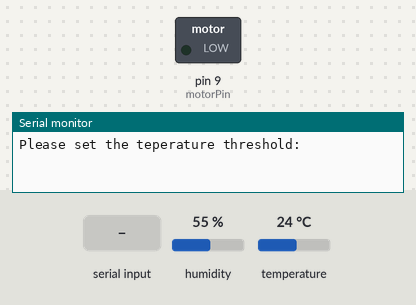
Bench run of a sketch on a simulated Arduino Uno, built with avr-gcc and run on an emulated ATmega328P. Shown: switched loads named in the sketch (green lamp = pin HIGH), the last lines printed to the serial monitor. Inputs (shaded band) come from the test bench; at power-on: humidity 55 %, temperature 24 °C.

Above: at 0.9 s.
1.0 s: "90,45\n" received over Serial
At 4.1 s:
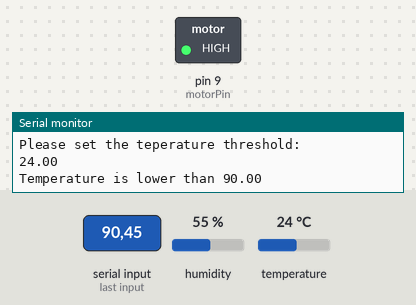
Timing chart, 0 to 5.6 s (numbered marks = the images above; inputs shaded):
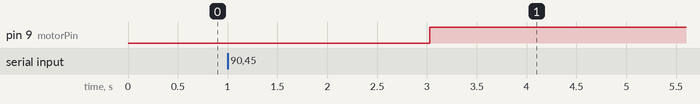

Measured:
- after the input at 1.0 s, pin 9 (motorPin): LOW → HIGH after 2.0 s

The sketch:

DigitalTemperature.ino
```cpp
//Include the DHT library file: Tools -> Manage Libraries (or) Sketch -> Include Library -> Add .zip / Manage libraries
#include <DHT.h>
#include <arduino.h>
#define DHTPIN 2
#define DHTTYPE DHT11
int motorPin = 9;

//First check the ambient temperature
//Then set temperature threshold variable accordingly to test for functionality of your circuit
// (For this lab, the user sets the temperature threshold value via the Serial Monitor)
// Fan is ON when Temperature is below temp_threshold
// Fan is OFF when Temperature is above temp_threshold

float temp_threshold = 25.00;

DHT dht(DHTPIN, DHTTYPE);

void setup() {
  Serial.begin(9600);
  dht.begin();
  pinMode(DHTPIN, INPUT);
  pinMode(motorPin, OUTPUT);

  Serial.println("Please set the teperature threshold: ");
  while (Serial.available() == 0){
  }
  temp_threshold = Serial.parseFloat();
  //Serial.setTimeout(20000);
}

void loop() {
  //delay is recommended between sensor reads
  delay(2000);
  float temp = dht.readTemperature();
  //Check Serial Monitor console to observe temperature values
  Serial.println(temp);

  //delay is recommended between sensor reads
  if (isnan(temp)) {
    Serial.println("Failed to read from DHT sensor!");
    digitalWrite(motorPin, LOW);
    return;
  }
  else {
    if (temp <= temp_threshold) {
      Serial.print("Temperature is lower than ");
      Serial.println(temp_threshold);
      //Check Serial Monitor console to observe temperature values
      digitalWrite(motorPin, HIGH);
    }
    else {
      Serial.print("Temperature is higher than ");
      Serial.println(temp_threshold);
      //Check Serial Monitor console to observe temperature values
      digitalWrite(motorPin, LOW);
    }
  }
}
```
